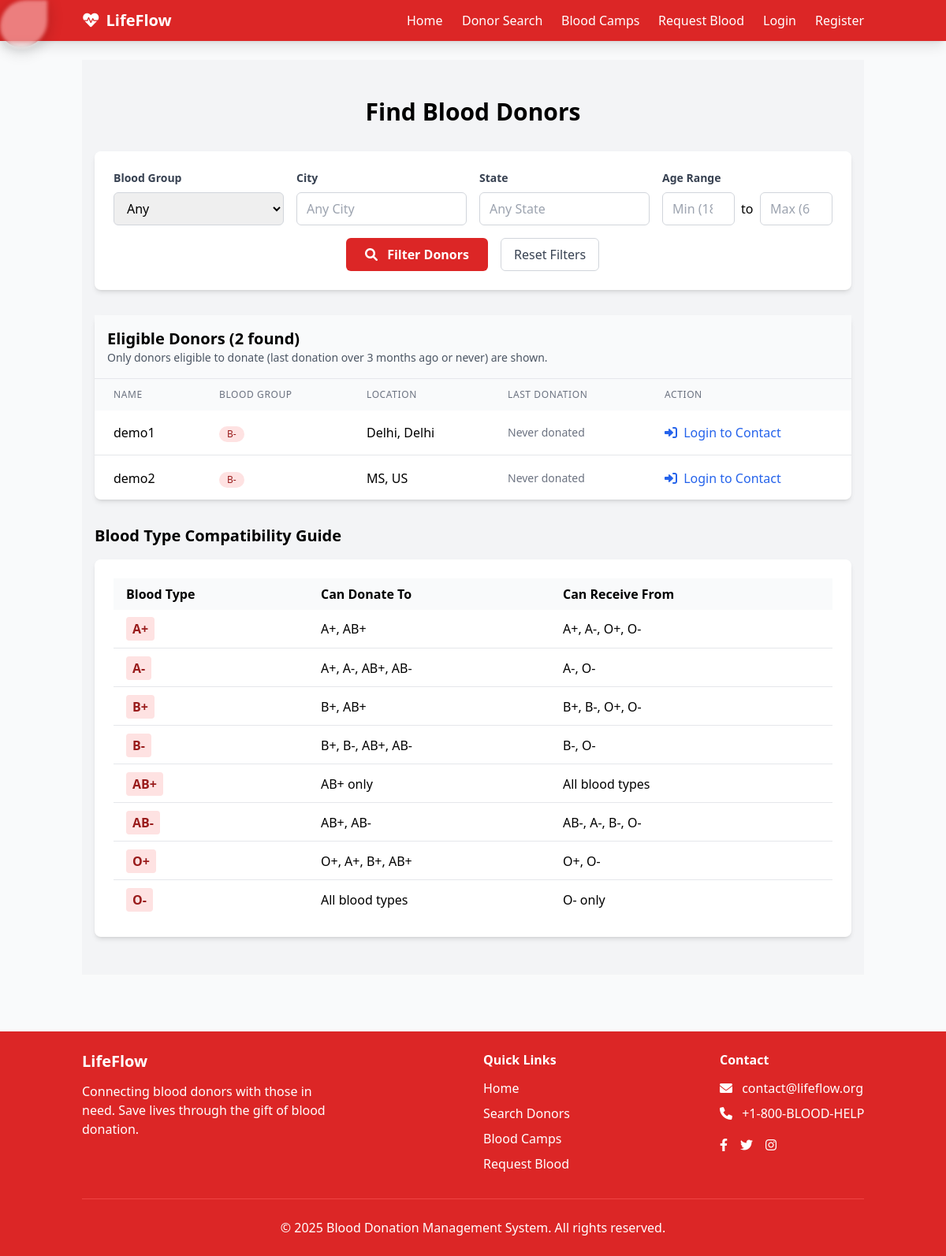
Screenshot of /search.php with the database file from the repository.
### tables this page shows
CREATE TABLE `users` (
  `id` int NOT NULL,
  `name` varchar(100) DEFAULT NULL,
  `email` varchar(100) DEFAULT NULL,
  `password` varchar(255) DEFAULT NULL,
  `phone` varchar(20) DEFAULT NULL,
  `age` int DEFAULT NULL,
  `blood_group` varchar(5) DEFAULT NULL,
  `city` varchar(100) DEFAULT NULL,
  `state` varchar(100) DEFAULT NULL,
  `last_donation_date` date DEFAULT NULL,
  `created_at` timestamp NULL DEFAULT CURRENT_TIMESTAMP
);

### includes/auth.php (called while the page is built, shortened)
<?php
function is_donor_logged_in() {
    return isset($_SESSION['donor_id']);
}

### search.php (the view, shortened to what this page needs)
<?php
include_once 'includes/auth.php';
include_once 'includes/header.php';
$blood_group = $_GET['blood_group'] ?? '';
$city = trim($_GET['city'] ?? '');
$state = trim($_GET['state'] ?? '');
$age_min_param = $_GET['age_min'] ?? '';
$age_max_param = $_GET['age_max'] ?? '';
$donors = [];
$search_performed = true;
$query = "SELECT id, name, blood_group, city, state, last_donation_date FROM users
          WHERE (last_donation_date IS NULL OR last_donation_date <= DATE_SUB(CURDATE(), INTERVAL 3 MONTH))";
$query .= " ORDER BY last_donation_date ASC, name ASC";
$stmt = $conn->prepare($query);
if ($stmt === false) {
    error_log("Failed to prepare statement: " . $conn->error);
    $donors = [];
} else {
    if (!$stmt->execute()) {
        error_log("Failed to execute statement: " . $stmt->error);
        $donors = [];
    } else {
        $result = $stmt->get_result();
        $donors = [];
        while ($row = $result->fetch_assoc()) {
            $donors[] = $row;
        }
    }
}
?>
<div class="bg-gray-100 py-12">
    <div class="container mx-auto px-4">
        <h1 class="text-3xl font-bold text-center mb-8">Find Blood Donors</h1>
        <div class="bg-white rounded-lg shadow-md p-6 mb-8">
            <form method="GET" action="" class="space-y-4">
                <div class="grid grid-cols-1 md:grid-cols-2 lg:grid-cols-4 gap-4">
                    <div>
                        <label class="block text-gray-700 text-sm font-bold mb-2" for="blood_group">Blood Group</label>
                        <select class="w-full px-3 py-2 border border-gray-300 rounded-md focus:outline-none focus:ring-2 focus:ring-red-600" name="blood_group" id="blood_group">
                            <option value="" <?php echo empty($blood_group) ? 'selected' : ''; ?>>Any</option>
                        </select>
                    </div>
                    <div>
                        <label class="block text-gray-700 text-sm font-bold mb-2" for="city">City</label>
                        <input class="w-full px-3 py-2 border border-gray-300 rounded-md focus:outline-none focus:ring-2 focus:ring-red-600"
                               type="text" name="city" id="city" value="<?php echo htmlspecialchars($city); ?>" placeholder="Any City" list="cities">
                    </div>
                    <div>
                        <label class="block text-gray-700 text-sm font-bold mb-2" for="state">State</label>
                        <input class="w-full px-3 py-2 border border-gray-300 rounded-md focus:outline-none focus:ring-2 focus:ring-red-600"
                               type="text" name="state" id="state" value="<?php echo htmlspecialchars($state); ?>" placeholder="Any State" list="states">
                    </div>
                    <div>
                        <label class="block text-gray-700 text-sm font-bold mb-2">Age Range</label>
                        <div class="flex items-center space-x-2">
                            <input class="w-full px-3 py-2 border border-gray-300 rounded-md focus:outline-none focus:ring-2 focus:ring-red-600"
                                   type="number" name="age_min" min="18" max="65" value="<?php echo htmlspecialchars($age_min_param);  ?>" placeholder="Min (18)">
                            <span>to</span>
                            <input class="w-full px-3 py-2 border border-gray-300 rounded-md focus:outline-none focus:ring-2 focus:ring-red-600"
                                   type="number" name="age_max" min="18" max="65" value="<?php echo htmlspecialchars($age_max_param);  ?>" placeholder="Max (65)">
                        </div>
                    </div>
                </div>
                <div class="flex justify-center">
                    <button type="submit" name="filter" value="1" class="bg-red-600 hover:bg-red-700 text-white font-semibold py-2 px-6 rounded-md focus:outline-none focus:ring-2 focus:ring-red-600 focus:ring-opacity-50">
                        <i class="fas fa-search mr-2"></i> Filter Donors
                    </button>
                    <a href="search.php" class="ml-4 px-4 py-2 border border-gray-300 rounded-md text-gray-700 hover:bg-gray-50">Reset Filters</a>
                </div>
            </form>
        </div>
        <?php if ($search_performed): ?>
            <div class="bg-white rounded-lg shadow-md">
                <div class="p-4 border-b bg-gray-50">
                    <h2 class="text-xl font-bold">Eligible Donors (<?php echo count($donors); ?> found)</h2>
                    <p class="text-sm text-gray-600">Only donors eligible to donate (last donation over 3 months ago or never) are shown.</p>
                </div>
                <?php if (!empty($donors)): ?>
                    <div class="overflow-x-auto">
                        <table class="w-full">
                            <thead class="bg-gray-50">
                                <tr>
                                    <th class="px-6 py-3 text-left text-xs font-medium text-gray-500 uppercase tracking-wider">Name</th>
                                    <th class="px-6 py-3 text-left text-xs font-medium text-gray-500 uppercase tracking-wider">Blood Group</th>
                                    <th class="px-6 py-3 text-left text-xs font-medium text-gray-500 uppercase tracking-wider">Location</th>
                                    <th class="px-6 py-3 text-left text-xs font-medium text-gray-500 uppercase tracking-wider">Last Donation</th>
                                    <th class="px-6 py-3 text-left text-xs font-medium text-gray-500 uppercase tracking-wider">Action</th>
                                </tr>
                            </thead>
                            <tbody class="divide-y divide-gray-200">
                                <?php foreach ($donors as $donor): ?>
                                    <tr>
                                        <td class="px-6 py-4 whitespace-nowrap">
                                            <?php echo htmlspecialchars($donor['name']); ?>
                                        </td>
                                        <td class="px-6 py-4 whitespace-nowrap">
                                            <span class="inline-flex items-center px-2.5 py-0.5 rounded-full text-xs font-medium bg-red-100 text-red-800">
                                                <?php echo htmlspecialchars($donor['blood_group']); ?>
                                            </span>
                                        </td>
                                        <td class="px-6 py-4 whitespace-nowrap">
                                            <?php echo htmlspecialchars($donor['city']) . ', ' . htmlspecialchars($donor['state']); ?>
                                        </td>
                                        <td class="px-6 py-4 whitespace-nowrap text-sm">
                                            <?php
                                            if (!empty($donor['last_donation_date'])) {
                                                echo date("M j, Y", strtotime($donor['last_donation_date']));
                                            } else {
                                                echo '<span class="text-gray-500">Never donated</span>';
                                            }
                                            ?>
                                        </td>
                                        <td class="px-6 py-4 whitespace-nowrap">
                                            <?php if (is_donor_logged_in()): ?>
                                                <a href="<?php echo BASE_URL; ?>/contact_donor.php?id=<?php echo $donor['id']; ?>" class="text-green-600 hover:underline font-semibold">
                                                  <i class="fas fa-phone-alt mr-1"></i> Contact
                                                </a>
                                            <?php else: ?>
                                                <?php $login_url = BASE_URL . "/login.php?redirect=" . urlencode($_SERVER['REQUEST_URI']); ?>
                                                <a href="<?php echo $login_url; ?>" class="text-blue-600 hover:underline">
                                                  <i class="fas fa-sign-in-alt mr-1"></i> Login to Contact
                                                </a>
                                            <?php endif; ?>
                                        </td>
                                    </tr>
                                <?php endforeach; ?>
                            </tbody>
                        </table>
                    </div>
                <?php else: ?>
                    <div class="p-6 text-center">
                        <p class="text-gray-500">No eligible donors found matching your criteria.</p>
                    </div>
                <?php endif; ?>
            </div>
        <?php endif; ?>
        <div class="mt-8">
            <h2 class="text-xl font-bold mb-4">Blood Type Compatibility Guide</h2>
            <div class="bg-white rounded-lg shadow-md p-6">
                <div class="overflow-x-auto">
                    <table class="w-full">
                        <thead class="bg-gray-50">
                            <tr>
                                <th class="px-4 py-2 text-left">Blood Type</th>
                                <th class="px-4 py-2 text-left">Can Donate To</th>
                                <th class="px-4 py-2 text-left">Can Receive From</th>
                            </tr>
                        </thead>
                        <tbody class="divide-y divide-gray-200">
                            <tr>
                                <td class="px-4 py-3"><span class="font-semibold bg-red-100 text-red-800 px-2 py-1 rounded">A+</span></td>
                                <td class="px-4 py-3">A+, AB+</td>
                                <td class="px-4 py-3">A+, A-, O+, O-</td>
                            </tr>
                            <tr>
                                <td class="px-4 py-3"><span class="font-semibold bg-red-100 text-red-800 px-2 py-1 rounded">A-</span></td>
                                <td class="px-4 py-3">A+, A-, AB+, AB-</td>
                                <td class="px-4 py-3">A-, O-</td>
                            </tr>
                            <tr>
                                <td class="px-4 py-3"><span class="font-semibold bg-red-100 text-red-800 px-2 py-1 rounded">B+</span></td>
                                <td class="px-4 py-3">B+, AB+</td>
                                <td class="px-4 py-3">B+, B-, O+, O-</td>
                            </tr>
                            <tr>
                                <td class="px-4 py-3"><span class="font-semibold bg-red-100 text-red-800 px-2 py-1 rounded">B-</span></td>
                                <td class="px-4 py-3">B+, B-, AB+, AB-</td>
                                <td class="px-4 py-3">B-, O-</td>
                            </tr>
                            <tr>
                                <td class="px-4 py-3"><span class="font-semibold bg-red-100 text-red-800 px-2 py-1 rounded">AB+</span></td>
                                <td class="px-4 py-3">AB+ only</td>
                                <td class="px-4 py-3">All blood types</td>
                            </tr>
                            <tr>
                                <td class="px-4 py-3"><span class="font-semibold bg-red-100 text-red-800 px-2 py-1 rounded">AB-</span></td>
                                <td class="px-4 py-3">AB+, AB-</td>
                                <td class="px-4 py-3">AB-, A-, B-, O-</td>
                            </tr>
                            <tr>
                                <td class="px-4 py-3"><span class="font-semibold bg-red-100 text-red-800 px-2 py-1 rounded">O+</span></td>
                                <td class="px-4 py-3">O+, A+, B+, AB+</td>
                                <td class="px-4 py-3">O+, O-</td>
                            </tr>
                            <tr>
                                <td class="px-4 py-3"><span class="font-semibold bg-red-100 text-red-800 px-2 py-1 rounded">O-</span></td>
                                <td class="px-4 py-3">All blood types</td>
                                <td class="px-4 py-3">O- only</td>
                            </tr>
                        </tbody>
                    </table>
                </div>
            </div>
        </div>
    </div>
</div>
<?php include_once 'includes/footer.php'; ?>

### assets/styles.css (style rules this page uses)
* { animation: perspec 0.4s ease forwards; }

### rows the page displays
users: name "demo1", blood_group "B-", city "Delhi", state "Delhi", shows "Never donated"
users: name "demo2", blood_group "B-", city "MS", state "US", shows "Never donated"

### other values shown
count($donors) "2"
